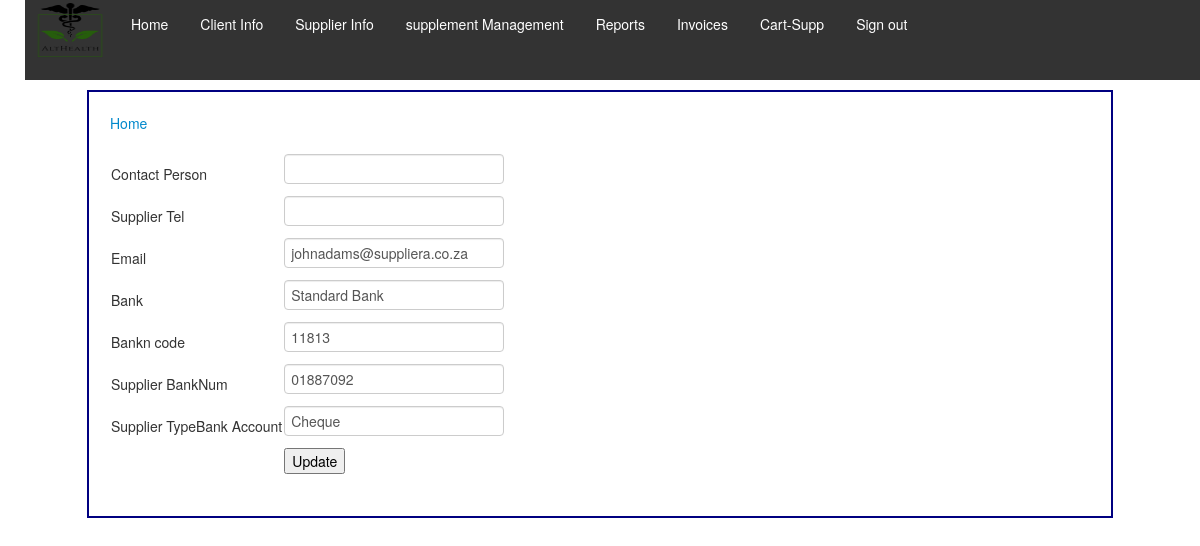
Screenshot of /edit.php?id=SUPPLIER A with the database file from the repository.
### tables this page shows
CREATE TABLE `tblsupplier` (
  `Supplier_ID` varchar(15) NOT NULL,
  `Contact_Person` varchar(30) NOT NULL,
  `Supplier_Tel` varchar(30) NOT NULL,
  `Supplier_Email` varchar(50) NOT NULL,
  `Bank` varchar(30) NOT NULL,
  `Bank_code` varchar(10) NOT NULL,
  `Supplier_BankNum` varchar(30) NOT NULL,
  `Supplier_Type_Bank_Account` varchar(20) NOT NULL
);

### edit.php (the view, shortened to what this page needs)
<?php  include 'menu.inc'; ?>
<?php
include_once("config.php");
?>
<?php
$id = $_GET['id'];
$sql = "SELECT * FROM tblsupplier WHERE Supplier_ID=:id";
$query = $dbConn->prepare($sql);
$query->execute(array(':id' => $id));
while($row = $query->fetch(PDO::FETCH_ASSOC))
{
	$Supplier_Tel = $row['SupplierTel'];
	$email =        $row['Supplier_Email'];
	$Bank =         $row['Bank'];
	$Bank_code =    $row['Bank_code'];
	$Supplier_BankNum = $row['Supplier_BankNum'];
	$Supplier_Type_Bank_Account = $row['Supplier_Type_Bank_Account'];
}
?>
<html>
<head>
</head>
<body><main>
	<a href="index.php">Home</a>
	<br/><br/>
	<form name="form1" method="post" action="edit.php">
		<table border="0">
			<tr>
				<td>Contact Person</td>
				<td><input type="text" name="name" value="<?php echo $row['Contact_Person'];?>"></td>
			</tr>
			<tr>
				<td>Supplier Tel</td>
				<td><input type="text" name="SupplierTel" value="<?php echo $Supplier_Tel;?>"></td>
			</tr>
			<tr>
				<td>Email</td>
				<td><input type="text" name="email" value="<?php echo $email;?>"></td>
			</tr>
			<tr>
				<td>Bank</td>
				<td><input type="text" name="Bank" value="<?php echo $Bank;?>"></td>
			</tr>
			<tr>
				<td>Bankn code</td>
				<td><input type="text" name="Bankncode" value="<?php echo $Bank_code;?>"></td>
			</tr>
			<tr>
				<td>Supplier BankNum</td>
				<td><input type="text" name="SupplierBankNum" value="<?php echo $Supplier_BankNum;?>"></td>
			</tr>
			<tr>
				<td>Supplier TypeBank Account</td>
				<td><input type="text" name="SupplierTypeBankAccount" value="<?php echo $Supplier_Type_Bank_Account;?>"></td>
			</tr>
			<tr>
				<td><input type="hidden" name="id" value=<?php echo $_GET['id'];?>></td>
				<td><input type="submit" name="update" value="Update"></td>
			</tr>
		</table>
	</form>
</body></main>
</html>

### main.css (style rules this page uses)
main { width: 980px; margin: 0 auto; padding: 1.5em; background: white; border: 2px solid navy; }

### rows the page displays
tblsupplier: email "johnadams@suppliera.co.za", Bank "Standard Bank", Bankncode "11813", SupplierBankNum "01887092", SupplierTypeBankAccount "Cheque"
